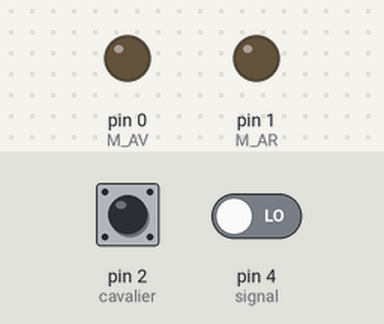
A sketch run on a simulated Arduino Uno, built with avr-gcc and run on an emulated ATmega328P. Parts: output pins drawn as LEDs (lit = HIGH). The inputs (shaded band) are chosen by the test bench; at power-on: pin 2 (cavalier) HIGH, pin 4 (signal) LOW. EEPROM starts erased.

Above: at 4.2 s.
4.3 s: pin 2 (cavalier) pulled LOW for 1 s
At 5.8 s:
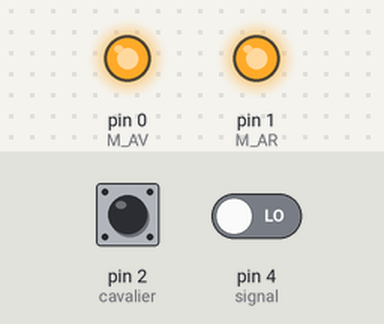
7.5 s: pin 2 (cavalier) pulled LOW for 3.2 s
At 12.5 s:
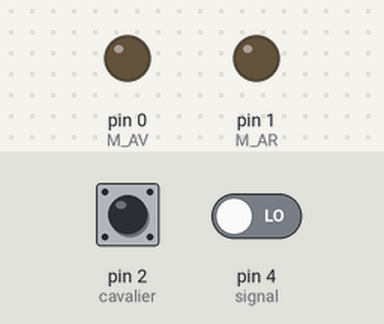
Timing chart, 0 to 14.0 s (numbered marks = the images above; inputs shaded):
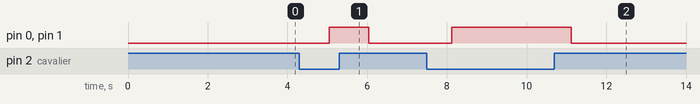

Measured:
- after the input at 4.3 s, pin 0 (M_AV), pin 1 (M_AR): LOW → HIGH after 0.74 s, → LOW 1.0 s later
- after the input at 7.5 s, pin 0 (M_AV), pin 1 (M_AR): LOW → HIGH after 0.62 s, → LOW 3.0 s later

The sketch:

Variateur_Original_Loyal.ino
```cpp
/* ======================= VARIATEUR ==========================

CARASTERISTIQUES
Marche avant marche arrière avec mémorisation du neutre
A la première utilisation ou un changement de télécommande une initialisation est nécessaire.
Cette opération n’est à faire qu’une fois si nous utilisons toujours la même radio.


INITIALISATION
Ne pas mettre le cavalier du récepteur en place (pin 2)
Brancher le variateur au récepteur
Allumer l’émetteur
Mettre le manche et le trim au neutre
Allumer le récepteur ( l’ATTiny mémorise le neutre, mais le variateur ne fonctionne pas encore)
Mettre le cavalier en place (le variateur est maintenant en état de marche)
Tant que le cavalier reste en place (sur le pin 2) le neutre reste en mémoire.

BRANCHEMENT
Moteur sur pin 0
Relais sur pin 1
Récepteur sur pin 4
Cavalier  sur pin 2
==============================================================================     */
#include <avr/eeprom.h>  // Appel de la  librairie avr /eeprom
#define MOY_SUR_2_VALEURS       1
#define MOY_SUR_4_VALEURS       2
#define MOY_SUR_8_VALEURS       3
#define MOY_SUR_16_VALEURS      4
#define MOY_SUR_32_VALEURS      5

#define TAUX_DE_MOYENNAGE       3  /* Choisir ici le taux de moyennage parmi les valeurs precedentes possibles listees ci-dessus */
                                   /* Plus le taux est élevé, plus le système est stable (diminution de la gigue), mais moins il est réactif */

#define MOYENNE(Valeur_A_Moyenner,DerniereValeurRecue,TauxDeMoyEnPuissanceDeDeux)  Valeur_A_Moyenner=(((Valeur_A_Moyenner)*((1<<(TauxDeMoyEnPuissanceDeDeux))-1)+(DerniereValeurRecue))/(1<<(TauxDeMoyEnPuissanceDeDeux)))

#define M_AV                  0 // Cde vitesse
#define M_AR                  1 // Cde relais
#define signal                4 // Signal radio attaché au Pin 4
#define cavalier              2 // Cavalier attaché au Pin 2
int neutre;                     // Valeur du neutre
int plage_neutre = 65;          // Plage du neutre, ne pas descendre en dessous de 10 par securité passé à 65 comme origine rbase du IRRL?
int val;                        // Valeur du signal récepteur

//=========================================================================
void setup()
{
  pinMode(cavalier, INPUT_PULLUP);// Déclare le pin "detecteur" en entrée Activation du pull-up interne
  pinMode(M_AR, OUTPUT);          //Déclare le relais en sortie
  //=========================================================================
  if (digitalRead(cavalier) == HIGH)
  {
    delay(1000);
    neutre = pulseIn(signal, HIGH);
    eeprom_write_word(0,neutre);             // Sauvegarde Valeur dans l’eeprom à l’adresse 0
  }
  delay(1000);
  neutre = eeprom_read_word(0);           // Recupere le neutre mis en memoire

  if (neutre == 0)
    neutre = 1500;//FRSKY or FUTABA

}
//=========================================================================
void loop()
{
  static int ValMoyennee;
  val = pulseIn(signal, HIGH);            //lit le signal récepteur et le stocke dans val
  ValMoyennee=MOYENNE(ValMoyennee,val,TAUX_DE_MOYENNAGE);
  val = ValMoyennee;
  if (digitalRead(cavalier) == HIGH) { val = neutre; }//mise au neutre durant la calibration

    //.............................. ARRET ............................................
  if ( (val > (neutre - plage_neutre)) && (val < (neutre + plage_neutre)))
  {
    analogWrite(M_AV, 0);                 // Vitesse avant= 0
    digitalWrite(M_AR, LOW);              // Vitesse arriere= 0
    delay(40);
  }
    //............................ MARCHE AR..............................................
  if ( val < (neutre - plage_neutre))
  {
    digitalWrite(M_AR, HIGH);             // relais travail
    int Vitesse = map(val, (neutre-500), (neutre - plage_neutre), 250, 50); //calibrage pour le transistor
    Vitesse=constrain(Vitesse, 50, 250);
    analogWrite(M_AV, Vitesse);           // vitesse avant=x

  }
    //............................ MARCHE AV..............................................
  if ( val > (neutre + plage_neutre))
  {
    digitalWrite(M_AR, LOW);              // relais repos
    int Vitesse = map(val, (neutre + plage_neutre), (neutre+500), 50, 250); //calibrage pour le transistor
    Vitesse=constrain(Vitesse, 50, 250);
    analogWrite(M_AV, Vitesse);           // vitesse avant=x

  }
}
//========================== FIN DE PROGRAMME ============================================
```
